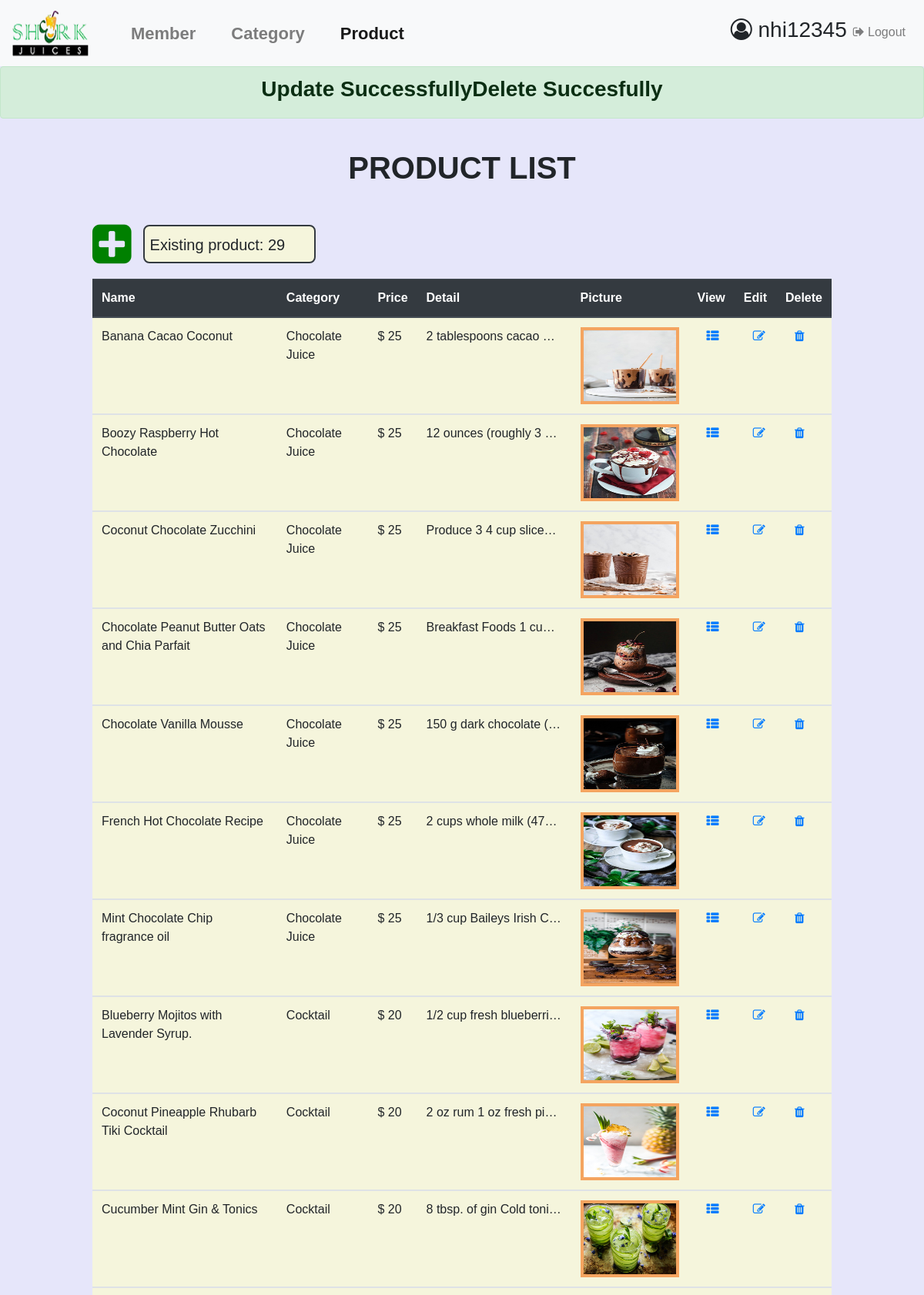
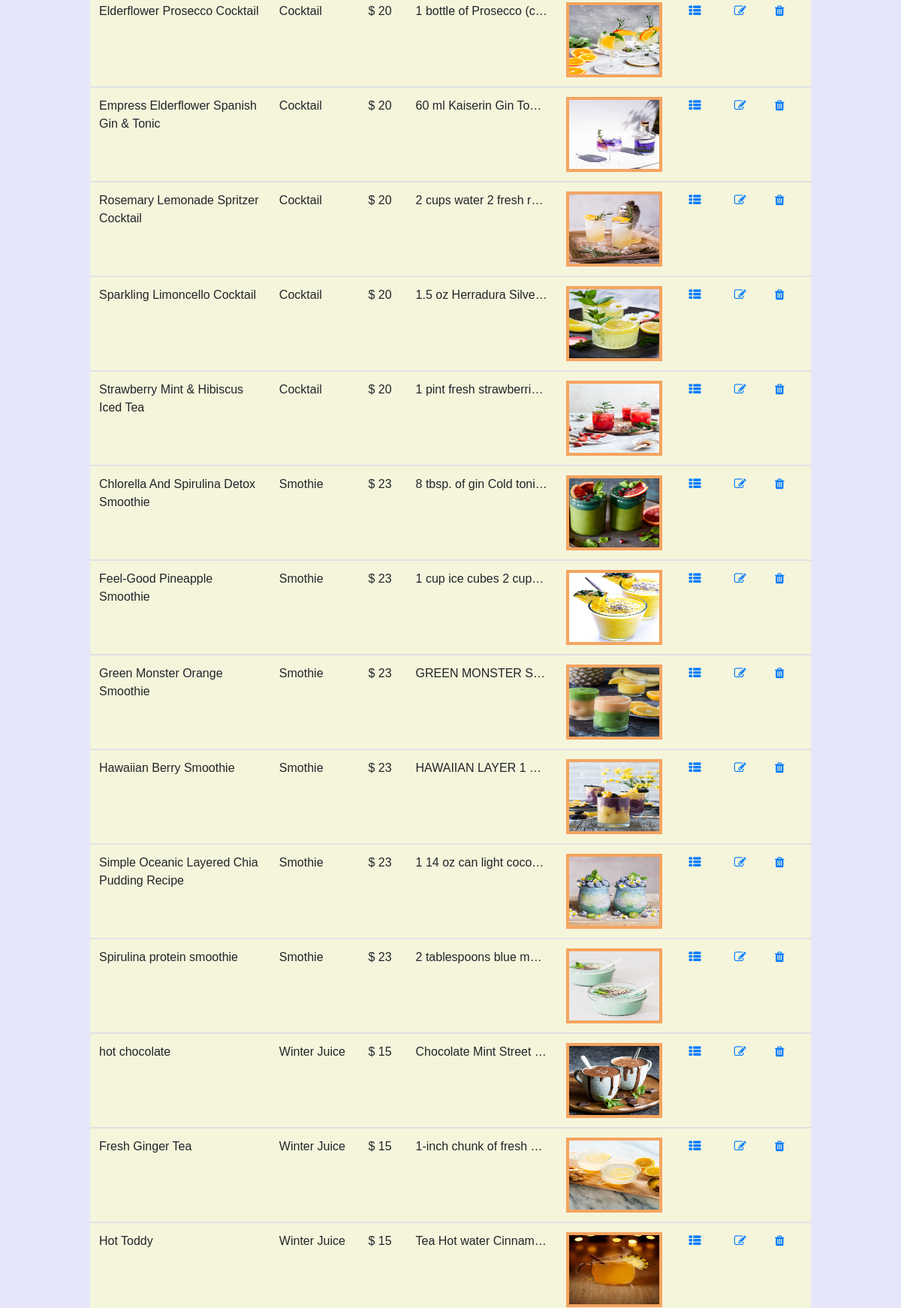
The page /SourceCode/product/product.php (signed in, upper part) on the database its author committed (2 pictures, top to bottom).
### tables this page shows
CREATE TABLE IF NOT EXISTS `product` (
  `productID` int(11) NOT NULL AUTO_INCREMENT,
  `categoryID` int(11) DEFAULT NULL,
  `name` varchar(255) NOT NULL,
  `detail` text NOT NULL,
  `price` double NOT NULL,
  `picture` varchar(500) DEFAULT NULL,
  PRIMARY KEY (`productID`),
  KEY `categoryID` (`categoryID`),
  CONSTRAINT `product_ibfk_1` FOREIGN KEY (`categoryID`) REFERENCES `category` (`categoryID`)
);

CREATE TABLE IF NOT EXISTS `category` (
  `categoryID` int(11) NOT NULL AUTO_INCREMENT,
  `name` varchar(255) NOT NULL,
  PRIMARY KEY (`categoryID`)
);

### SourceCode/product/product.php (the view, shortened to what this page needs)
<?php
    require_once('../database+function/database.php');
?>
<!DOCTYPE html>
<html>
<head>
    <link rel="stylesheet" href="../bs4/css/bootstrap.min.css">
    <link rel="stylesheet" href="../bs4/css/font-awesome.min.css">
    <link rel="stylesheet" href="../bs4/css/custom.css">
</head>
<body>
    <nav class="navbar navbar-expand-md navbar-light bg-light">
        <a href="../member/index.php"><img width="100" height="70" src="../img/logo_brand/logo1.png" class="navbar-brand"></a>
        <div class="collapse navbar-collapse" id="navbarUser1">
            <ul class="navbar-nav font_li_nav">
                <li>
                    <a href="../member/index.php" class="nav-item nav-link">Member</a>
                </li>
                <li>
                    <a class="nav-item nav-link" href="../category/category.php">Category</a>
                </li>
                <li>
                    <a class="nav-item nav-link active" href="../product/product.php">Product</a>
                </li>
            </ul>
            <ul class="navbar-nav ml-auto">
                <li class="nav-item">
                    <h3 > <i class="fa fa-user-circle-o"> </i> <?php echo isset($_SESSION['username'])?$_SESSION['username']: redirect_to('../login/login.php'); ?></h3>
                </li>
                <li class="nav-item">
                    <a href=<?php echo '../login/login.php'; ?> class="nav-item nav-link" class="fa fa-sign-out"> <i class="fa fa-sign-out"></i> Logout </a>
                </li>
            </ul>
        </div>
    </nav>
    <?php include('../database+function/successfully.php'); ?>
    <br><h1 class="tittle">PRODUCT LIST</h1>
        <div class="table-container">
                <div class="ttbox">
                    <a class="" href="new_product.php"><i class="fa fa-plus-square"></i></a>
                    <div class="ttht">
                        <h5>Existing product: <?php count_product();?></h5>
                    </div>
                </div>
            <table class="table table-striped">
                <thead class="thead-dark">
                    <tr>
                        <th>Name</th>
                        <th>Category</th>
                        <th>Price</th>
                        <th>Detail</th>
                        <th>Picture</th>
                        <th>View</th>
                        <th>Edit</th>
                        <th>Delete</th>
                    </tr>
                </thead>
                <?php
                    if(mysqli_num_rows($join) > 0){
                        while($row = mysqli_fetch_array($join)){
                ?>
                    <tbody>
                        <tr class="table-link">
                            <td data-label="Name"><?php echo $row['name']; ?></td>
                            <td data-label="Category"><?php echo $row[1]; ?></td>
                            <td data-label="Price">$ <?php echo $row['price']; ?></td>
                            <td data-label="Detail" class="show_detail"><?php echo $row['detail']; ?></span></td>
                            <td data-label="Picture"><img class="img-rounded" id="img_show" width="128px" height="100px" src="<?php echo '../img/product/' . $row['picture']; ?>"></td>
                            <td data-label="View"><a href="<?php echo 'view_product.php?productID='. $row['productID']; ?>" class="fa fa-th-list"></a></td>
                            <td data-label="Edit"><a href="<?php echo 'edit.php?productID='. $row['productID']; ?>" class="fa fa-pencil-square-o"></a></td>
                            <td data-label="Delete"><a href="<?php echo 'delete.php?productID='. $row['productID']; ?>" class="fa fa-trash"></a></td>
                        </tr>
                    </tbody>
                <?php
                        }
                    }
                ?>
            </table>
        </div>
</body>
</html>

### SourceCode/bs4/css/custom.css (style rules this page uses)
* { margin: 0; padding: 0; box-sizing: border-box; }
body { font-family: sans-serif; background:#E6E6FA; }
.table-link a { margin-left: 12px; }
.tittle { text-align: center; font-weight: bold; }
.img-rounded { border: 4px #F4A460 solid; }
.table-container { padding: 0 10%; margin: 40px 0 auto; }
.table { width: 100%; border-collapse: collapse; }
.fa-plus-square { color: green; font-size: 59px; text-align: top; position: relative; bottom: -5px; }
.show_detail { max-width: 200px; min-width: 200px; overflow: hidden; text-overflow: ellipsis; white-space: nowrap; }
.img-rounded { padding: 0; }
table tbody tr td { background-color: #F5F5DC; }
.font_li_nav li { font-size: 22px; margin-left:30px; font-weight:bold; }
.ttbox { display:inline-flex; margin-bottom: 30px; padding: 0%; width: 300px; height: 50px; }
.ttht { margin: 10px 10px 0 15px; font-size: 20px; background-color:rgb(245,245,220); width: 230px; height: 50px; border-radius: 8px; padding: 12px 5px 6px 7px; box-sizing: border-box; border: 2px solid rgb(52,58,64); }

### rows shown on the page
product: name "Banana Cacao Coconut", categoryID.name "Chocolate Juice", price "25", detail "2 tablespoons cacao…", picture (picture)
product: name "Boozy Raspberry Hot Chocolate", categoryID.name "Chocolate Juice", price "25", detail "12 ounces (roughly 3…", picture (picture)
product: name "Coconut Chocolate Zucchini", categoryID.name "Chocolate Juice", price "25", detail "Produce 3 4 cup slice…", picture (picture)
product: name "Chocolate Peanut Butter Oats and Chia Parfait", categoryID.name "Chocolate Juice", price "25", detail "Breakfast Foods 1 cu…", picture (picture)
product: name "Chocolate Vanilla Mousse", categoryID.name "Chocolate Juice", price "25", detail "150 g dark chocolate (…", picture (picture)
product: name "French Hot Chocolate Recipe", categoryID.name "Chocolate Juice", price "25", detail "2 cups whole milk (47…", picture (picture)
product: name "Mint Chocolate Chip fragrance oil", categoryID.name "Chocolate Juice", price "25", detail "1/3 cup Baileys Irish C…", picture (picture)
product: name "Blueberry Mojitos with Lavender Syrup.", categoryID.name "Cocktail", price "20", detail "1/2 cup fresh blueberri…", picture (picture)
product: name "Coconut Pineapple Rhubarb Tiki Cocktail", categoryID.name "Cocktail", price "20", detail "2 oz rum 1 oz fresh pi…", picture (picture)
product: name "Cucumber Mint Gin & Tonics", categoryID.name "Cocktail", price "20", detail "8 tbsp. of gin Cold toni…", picture (picture)
product: name "Elderflower Prosecco Cocktail", categoryID.name "Cocktail", price "20", detail "1 bottle of Prosecco (c…", picture (picture)
product: name "Empress Elderflower Spanish Gin & Tonic", categoryID.name "Cocktail", price "20", detail "60 ml Kaiserin Gin To…", picture (picture)
product: name "Rosemary Lemonade Spritzer Cocktail", categoryID.name "Cocktail", price "20", detail "2 cups water 2 fresh r…", picture (picture)
product: name "Sparkling Limoncello Cocktail", categoryID.name "Cocktail", price "20", detail "1.5 oz Herradura Silve…", picture (picture)
product: name "Strawberry Mint & Hibiscus Iced Tea", categoryID.name "Cocktail", price "20", detail "1 pint fresh strawberri…", picture (picture)
product: name "Chlorella And Spirulina Detox Smoothie", categoryID.name "Smothie", price "23", detail "8 tbsp. of gin Cold toni…", picture (picture)
product: name "Feel-Good Pineapple Smoothie", categoryID.name "Smothie", price "23", detail "1 cup ice cubes 2 cup…", picture (picture)
product: name "Green Monster Orange Smoothie", categoryID.name "Smothie", price "23", detail "GREEN MONSTER S…", picture (picture)
product: name "Hawaiian Berry Smoothie", categoryID.name "Smothie", price "23", detail "HAWAIIAN LAYER 1…", picture (picture)
product: name "Simple Oceanic Layered Chia Pudding Recipe", categoryID.name "Smothie", price "23", detail "1 14 oz can light coco…", picture (picture)
product: name "Spirulina protein smoothie", categoryID.name "Smothie", price "23", detail "2 tablespoons blue m…", picture (picture)
product: name "hot chocolate", categoryID.name "Winter Juice", price "15", detail "Chocolate Mint Street…", picture (picture)
product: name "Fresh Ginger Tea", categoryID.name "Winter Juice", price "15", detail "1-inch chunk of fresh…", picture (picture)
product: name "Hot Toddy", categoryID.name "Winter Juice", price "15", detail "Tea Hot water Cinnam…", picture (picture)

### other values the page prints
$_SESSION['username'] "nhi12345"
$_SESSION['update'] "Update Successfully"
$_SESSION['delete'] "Delete Succesfully"
$data['total'] "29"
